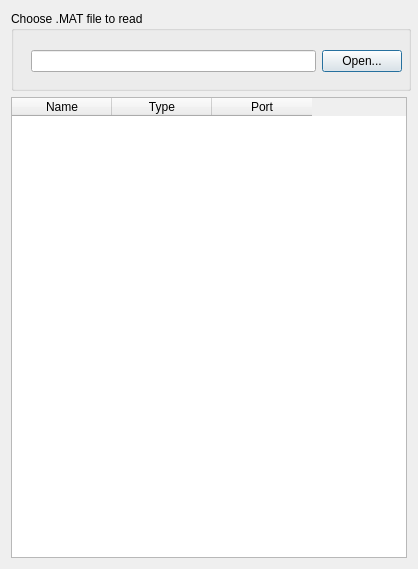
<?xml version="1.0" encoding="UTF-8"?>
<ui version="4.0">
 <class>ImportDatatypesFromMatlab</class>
 <widget class="QDialog" name="ImportDatatypesFromMatlab">
  <property name="geometry">
   <rect>
    <x>0</x>
    <y>0</y>
    <width>418</width>
    <height>569</height>
   </rect>
  </property>
  <property name="minimumSize">
   <size>
    <width>418</width>
    <height>500</height>
   </size>
  </property>
  <property name="windowTitle">
   <string>ImportDatatypesFromMatlab</string>
  </property>
  <layout class="QVBoxLayout" name="verticalLayout">
   <item>
    <widget class="QGroupBox" name="groupBox">
     <property name="minimumSize">
      <size>
       <width>400</width>
       <height>80</height>
      </size>
     </property>
     <property name="title">
      <string>Choose .MAT file to read</string>
     </property>
     <widget class="QWidget" name="layoutWidget">
      <property name="geometry">
       <rect>
        <x>20</x>
        <y>30</y>
        <width>371</width>
        <height>41</height>
       </rect>
      </property>
      <layout class="QHBoxLayout" name="horizontalLayout">
       <item>
        <widget class="QLineEdit" name="fileNameLineEdit_">
         <property name="minimumSize">
          <size>
           <width>0</width>
           <height>22</height>
          </size>
         </property>
         <property name="dragEnabled">
          <bool>false</bool>
         </property>
         <property name="readOnly">
          <bool>false</bool>
         </property>
        </widget>
       </item>
       <item>
        <widget class="QPushButton" name="openFileButton_">
         <property name="text">
          <string>Open...</string>
         </property>
         <property name="checkable">
          <bool>false</bool>
         </property>
        </widget>
       </item>
      </layout>
     </widget>
    </widget>
   </item>
   <item>
    <widget class="QTableWidget" name="tableWidget">
     <column>
      <property name="text">
       <string>Name</string>
      </property>
     </column>
     <column>
      <property name="text">
       <string>Type</string>
      </property>
     </column>
     <column>
      <property name="text">
       <string>Port</string>
      </property>
     </column>
    </widget>
   </item>
  </layout>
 </widget>
 <resources/>
 <connections/>
</ui>
